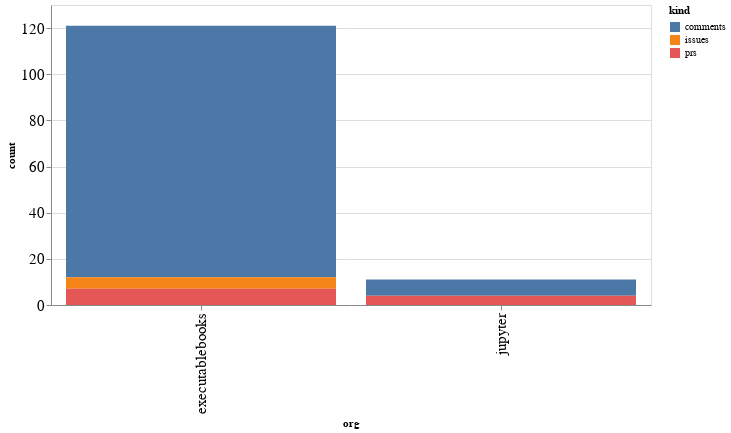

This figure's notebook cell:
### Code cell
alt.Chart(org_summaries, width=600).mark_bar().encode(
    x='org',
    y='count',
    color='kind',
    tooltip="org"
)

### Figure 1 — Vega-Lite specification as saved in the notebook (floating-point values rounded to 4 significant figures)
{"config": {"axisLeft": {"labelFontSize": 15}, "axisBottom": {"labelFontSize": 15}}, "data": {"name": "data-a1f87f069afca580c870cbe009f6e661"}, "mark": "bar", "encoding": {"color": {"type": "nominal", "field": "kind"}, "tooltip": {"type": "nominal", "field": "org"}, "x": {"type": "nominal", "field": "org"}, "y": {"type": "quantitative", "field": "count"}}, "width": 600, "$schema": "https://vega.github.io/schema/vega-lite/v4.8.1.json", "datasets": {"data-a1f87f069afca580c870cbe009f6e661": [{"org": "executablebooks", "kind": "comments", "count": 109}, {"org": "executablebooks", "kind": "issues", "count": 5}, {"org": "executablebooks", "kind": "prs", "count": 7}, {"org": "jupyter", "kind": "comments", "count": 7}, {"org": "jupyter", "kind": "prs", "count": 4}]}}
